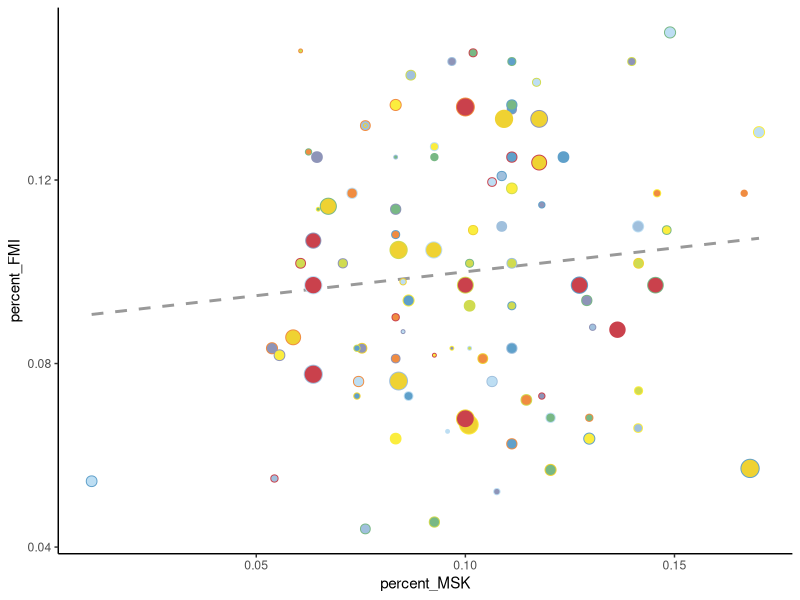

Here is the R script that generated this plot: (Note: this script raises an error after producing the figure.)
# =============================================================================
# 复杂气泡图
# organized：线性脚本 + 中文分节；路径相对本条目目录
# =============================================================================
# =============================================================================

script_dir <- tryCatch(
  dirname(normalizePath(sys.frame(1)$ofile)),
  error = function(e) {
    args <- commandArgs(trailingOnly = FALSE)
    file_arg <- grep("^--file=", args, value = TRUE)
    if (length(file_arg)) dirname(normalizePath(sub("^--file=", "", file_arg))) else normalizePath(getwd())
  }
)
root <- if (basename(script_dir) == "code") dirname(script_dir) else script_dir
out_dir <- file.path(root, "output", "figures")
dir.create(out_dir, recursive = TRUE, showWarnings = FALSE)

suppressPackageStartupMessages({
  library(ggplot2)
  library(dplyr)
  library(tidyr)
  library(readr)
  library(tibble)
  library(stringr)
  library(forcats)
})

################# 构建数据 ########################
# FMI的数据：先创建随机字母组合表示癌症的原发位置和转移位置：
FMI <- cbind(LETTERS[sample(1:10,1000,replace = T)],LETTERS[sample(1:10,1000,replace = T)])

# 计算每种癌症内部转移至其它部位的比例：
percent <- unlist(tapply(FMI[,2], FMI[,1], function(x) table(x)/length(x)))

# 合并数据：
data_FMI <- as.data.frame(cbind(rep(LETTERS[1:10],rep(10,10)), rep(LETTERS[1:10],10)))
data_FMI$percent <- percent

# 同样的方法构建MSK的数据：
MSK <- cbind(LETTERS[sample(1:10,1000,replace = T)],LETTERS[sample(1:10,1000,replace = T)])

percent <- unlist(tapply(MSK[,2], MSK[,1], function(x) table(x)/length(x)))

data_MSK <- as.data.frame(cbind(rep(LETTERS[1:10],rep(10,10)), rep(LETTERS[1:10],10)))
data_MSK$percent <- percent


# 合并：
data <- cbind(data_FMI, data_MSK[,3])
colnames(data) <- c("primary","metastasis","percent_FMI","percent_MSK")

# 再构建一列，用于表达转移瘤的样本量；
data$meta_num <- c(sample(1:10,80, replace = T), sample(20:40,20, replace = T))

########################## 绘图 ##############################
library(ggplot2)

ggplot(data,aes(percent_MSK, percent_FMI))+
  geom_smooth(method="lm", 
              se=F, # 置信区间
              colour="#999999",
              linetype="dashed") +
  geom_point(aes(color=metastasis,fill=primary, 
                 size=meta_num),shape=21)+
  theme_classic()+
  scale_fill_manual(values = c("#d0db50","#8e94b8","#5fa0ca","#bddef3","#a0c0dd",
                               "#78b885","#fbed3e","#f08c41","#efd232","#ca414c"))+
  scale_color_manual(values = c("#d0db50","#8e94b8","#5fa0ca","#bddef3","#a0c0dd",
                               "#78b885","#fbed3e","#f08c41","#efd232","#ca414c"))+
  theme(legend.position = "none")


############ 发现相关性几乎为0，调整数据 ##################
# 给同类型的比例排个序，相关性就高了，但是实际分析过程不能这么做！！！
data$percent_FMI <- unlist(tapply(data$percent_FMI, data$primary, 
                                  function(x) sort(x,decreasing = T)))

data$percent_MSK <- unlist(tapply(data$percent_MSK, data$primary, 
                                  function(x) sort(x,decreasing = T)))

rcorr(data$percent_FMI, data$percent_MSK)

# 去掉未转移的行：
data <- data[data$primary != data$metastasis,]

ggplot(data,aes(percent_MSK, percent_FMI))+
  geom_smooth(method="lm", 
              se=F, # 置信区间
              colour="#999999",
              linetype="dashed",
              alpha=0.2,
              size=0.5) +
  geom_point(aes(color=metastasis,fill=primary, 
                 size=meta_num),shape=21,
             stroke=1 # 描边粗细
             )+
  theme_classic()+
  scale_fill_manual(values = c("#d0db50","#8e94b8","#5fa0ca","#bddef3","#a0c0dd",
                               "#78b885","#fbed3e","#f08c41","#a988be","#fa9fb5"))+
  scale_color_manual(values = c("#d0db50","#8e94b8","#5fa0ca","#bddef3","#a0c0dd",
                                "#78b885","#fbed3e","#f08c41","#a988be","#fa9fb5"))+
  theme(legend.position = "none")+
  xlab("Metastatic Site % in MSK(2919)")+
  ylab("Metastatic Site % in FMI(4100)")+
  annotate(geom = "text", x=0.10, y=0.17,
           label = "R = 0.862, P = 1.04e-41")

ggsave(file.path(out_dir, "scatter_plot.pdf"),height = 6,width = 6)
